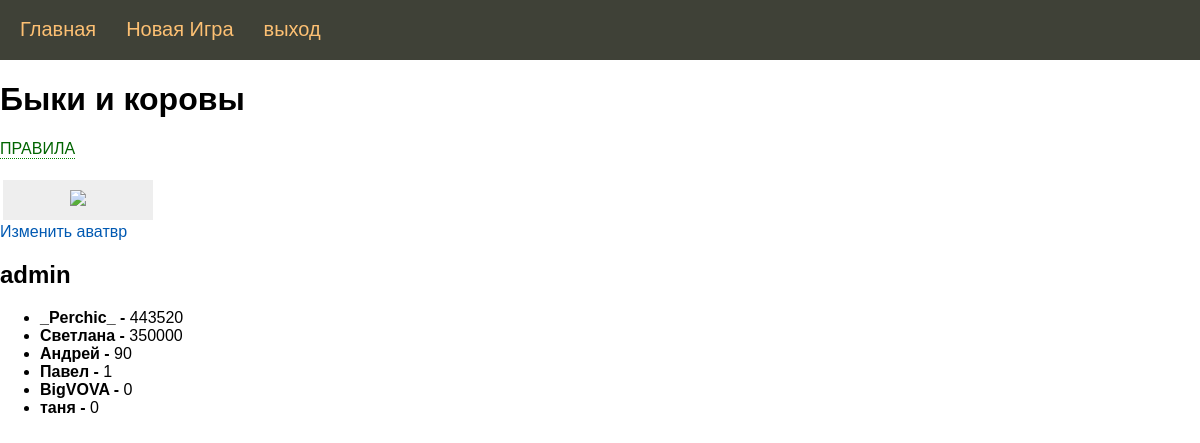
The page / (signed in) on the database as committed earlier.
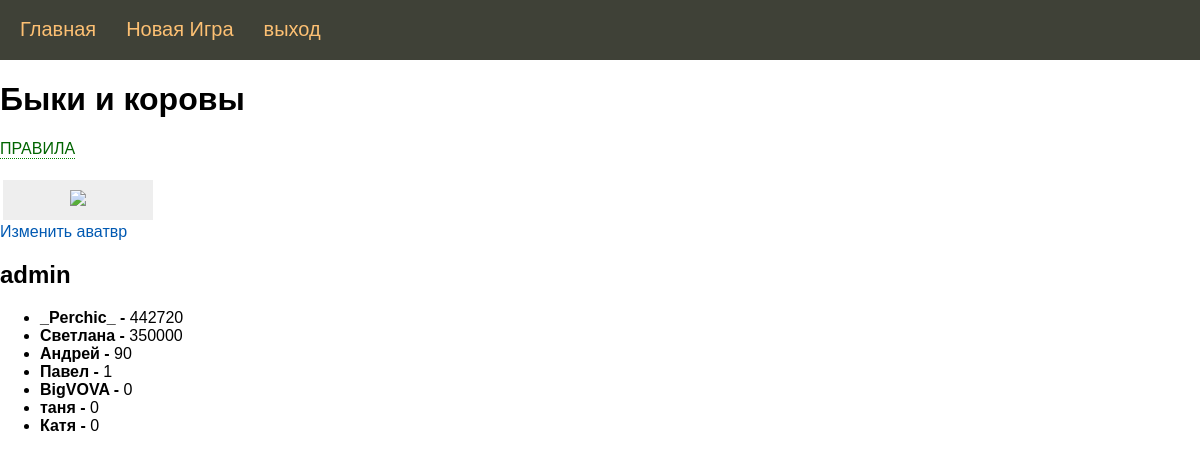
The same page on the database as committed later.
### tables this page shows
CREATE TABLE "players" (
	"player_id"	INTEGER,
	"name"	TEXT NOT NULL,
	"pas"	TEXT NOT NULL,
	"score"	INTEGER DEFAULT 0,
	"avatar"	BLOB DEFAULT NULL,
	PRIMARY KEY("player_id" AUTOINCREMENT)
);

### bulls_cows.py (the view)
@app.route("/")
def index():
    scores = score()
    if 'userLogged' in session:
        if avatar(session['userLogged']) == 'no_ava':
            return render_template('index.html', scores=scores, username=session['userLogged'])
        else:
            print('avatar')
            ava = 'yes'
            return render_template('index.html', scores=scores, username=session['userLogged'], ava=ava)
    return render_template('index.html', scores=scores)

### cow_db.py (called while the page is built)
def score(name = ''):
    with sqlite3.connect("cow.db") as con:
        cur = con.cursor()
        cur.execute("""CREATE TABLE IF NOT EXISTS players(
            player_id INTEGER PRIMARY KEY AUTOINCREMENT,
            name TEXT NOT NULL,
            pas TEXT NOT NULL,
            score INTEGER DEFAULT 0
            )""")
        if name == '':
            cur.execute("SELECT name, score FROM players ORDER BY score DESC")
        else:
            cur.execute(f"SELECT score FROM players WHERE name = '{name}'")
            s = cur.fetchone()
            return s[0]
    return cur.fetchall()

def avatar(name):
    with sqlite3.connect("cow.db") as con:
        cur = con.cursor()
        cur.execute(f"SELECT avatar FROM players WHERE name = '{name}'")
        s = cur.fetchone()
        if s == None:
            return 'no_user'
        elif s[0] is None:
            print('no ava')
            return 'no_ava'
        else:
            return s[0]

### templates/index.html (shortened to what this page needs)
{% extends 'base_new.html' %}
{% block content %}
{{ super() }}
<h1>Быки и коровы</h1>
    <label for="hd-1" >ПРАВИЛА</label>
 <br/>
 <br/>
{% if ava %}
    <table border="0" class="profile-table">
    <tr><td valign="top">
        <div class="profile-ava"><img src="{{ url_for('userava') }}"></div>
        </td>
        </tr>
    </table>
    <a href="{{url_for('add_ava')}}">Изменить аватвр</a>
{% elif username %}
    <a href="{{url_for('add_ava')}}">Добавить аватар</a>
{% endif %}
 <br/>
<h2>{{username}}</h2>
{% endblock %}
{% block scores %}
    <ul>
    {% for scor in scores %}
        <li> <b>{{scor[0]}}  -  </b>{{scor[1]}} </li>
    {% endfor %}
    </ul>
{% endblock %}

Rows that differ between the two databases and show on the page:
changed players "_Perchic_": score "443520" → "442720"
added players: name "Катя", score "0"
